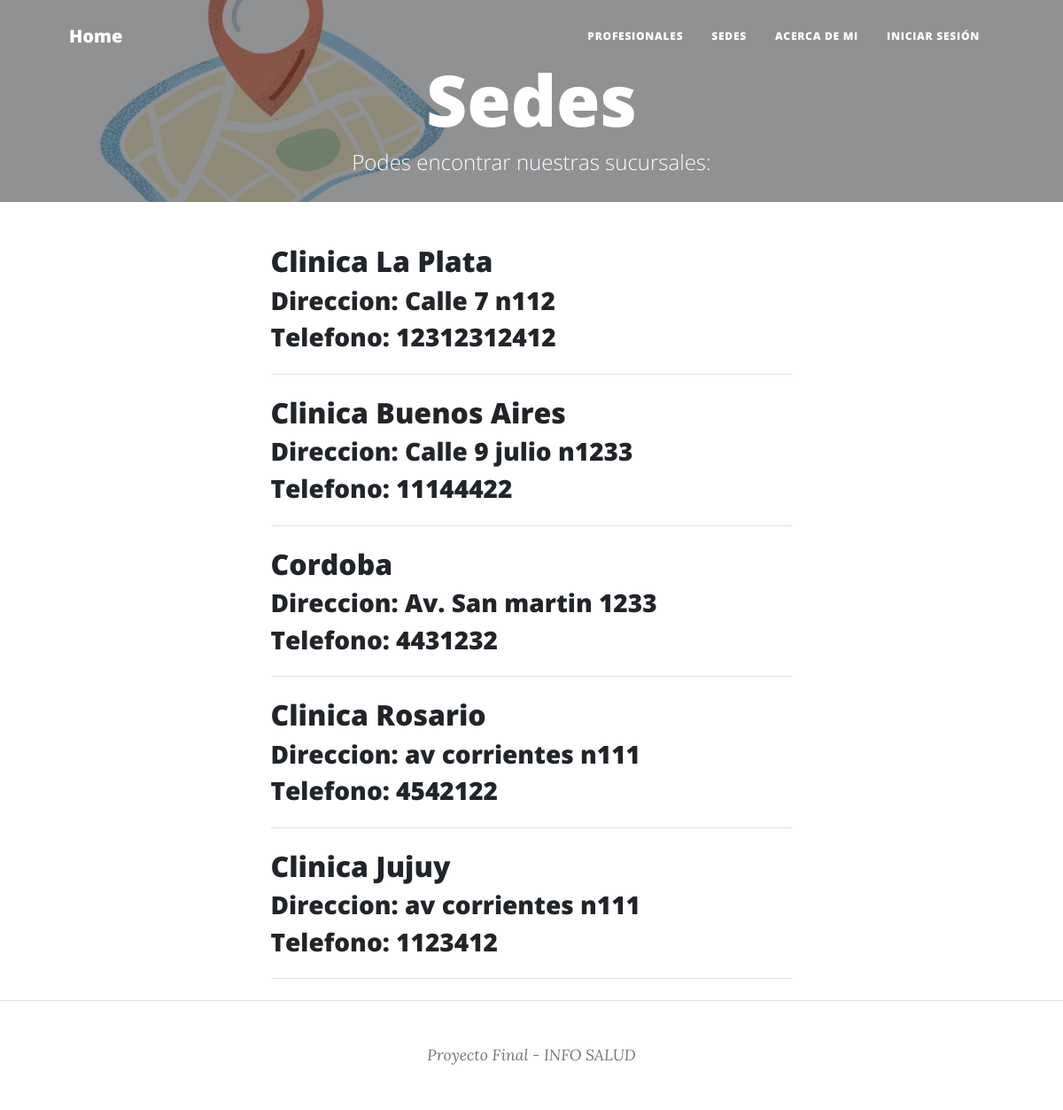
The page /sede/sedes on the database its author committed.
### sede/models.py (models this page shows, shortened)
class Sede(models.Model):
    name = models.CharField(max_length=40)
    cod = models.IntegerField()
    tel= models.IntegerField()
    dir= models.CharField(max_length=40)

### sede/views.py (the view)
# urls.py: path("sedes", views.sedes, name="sede-list"),
def sedes(request):
    sedes = Sede.objects.all()
    context_dict = {"sedes": sedes}
    return render(
        request=request,
        context=context_dict,
        template_name="sede/sede_list.html",
    )

### sede/templates/sede/sede_list.html (shortened to what this page needs)
{% extends "home/index.html" %}
{% load static %}
{% block my_blog_header %}
    <header class="masthead" style="background-image: url('../../static/home/assets/img/ubicacion.png')">
        <div class="container position-relative px-4 px-lg-5">
            <div class="row gx-4 gx-lg-5 justify-content-center">
                <div class="col-md-15 col-lg-16 col-xl-14">
                    <div class="site-heading">
                        <h1>Sedes</h1>
                        <span class="subheading"> Podes encontrar nuestras sucursales: </span>
                    </div>
                </div>
            </div>
        </div>
    </header>
{% endblock %}
{% block my_blog_content %}
    {% for sede in sedes %}
        <div class="post-preview">
            <h2 class="post-title">{{ sede.name }}</h2>
            <h3 class="post-subtitle">Direccion: {{ sede.dir }}</h3>
            <h3 class="post-subtitle">Telefono: {{ sede.tel }}</h3>
        </div>
        <hr class="my-4" />
    {% endfor %}
{% endblock %}

### rows shown on the page
Sede: name "Clinica La Plata", dir "Calle 7 n112", tel "12312312412"
Sede: name "Clinica Buenos Aires", dir "Calle 9 julio n1233", tel "11144422"
Sede: name "Cordoba", dir "Av. San martin 1233", tel "4431232"
Sede: name "Clinica Rosario", dir "av corrientes n111", tel "4542122"
Sede: name "Clinica Jujuy", dir "av corrientes n111", tel "1123412"
